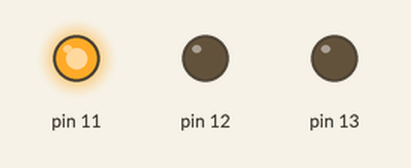
Simulated run of this sketch. Board: Arduino Uno, built with avr-gcc and run on an emulated ATmega328P. On the bench: output pins drawn as LEDs (lit = HIGH).

Above: at 1.5 s.
At 4.0 s:
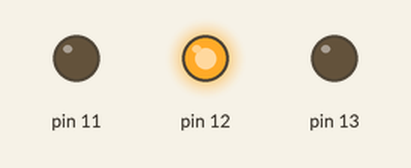
At 6.5 s:
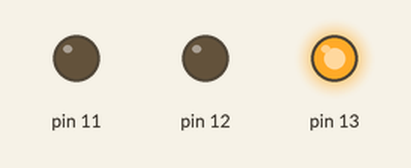
Timing chart, 0 to 10.4 s (numbered marks = the images above):
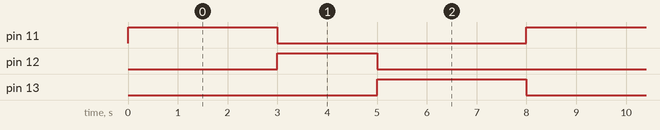

The sketch:

piscar3leds.ino
```cpp
void setup()
{
  pinMode(11, OUTPUT);
  pinMode(12, OUTPUT);
  pinMode(13, OUTPUT);
}

void loop()
{
  digitalWrite(11, HIGH);
  delay(3000);
  digitalWrite(11, LOW);
  digitalWrite(12, HIGH);
  delay(2000);
  digitalWrite(12, LOW);
  digitalWrite(13, HIGH);
  delay(3000),
  digitalWrite(13, LOW);
}
```

Measured:
- by itself, pin 11, pin 13: alternates HIGH for 3.0 s and LOW for 5.0 s
- by itself, pin 12: alternates HIGH for 2.0 s and LOW for 6.0 s
- by itself, everything shown: repeats every 8.0 s, in 4 steps
